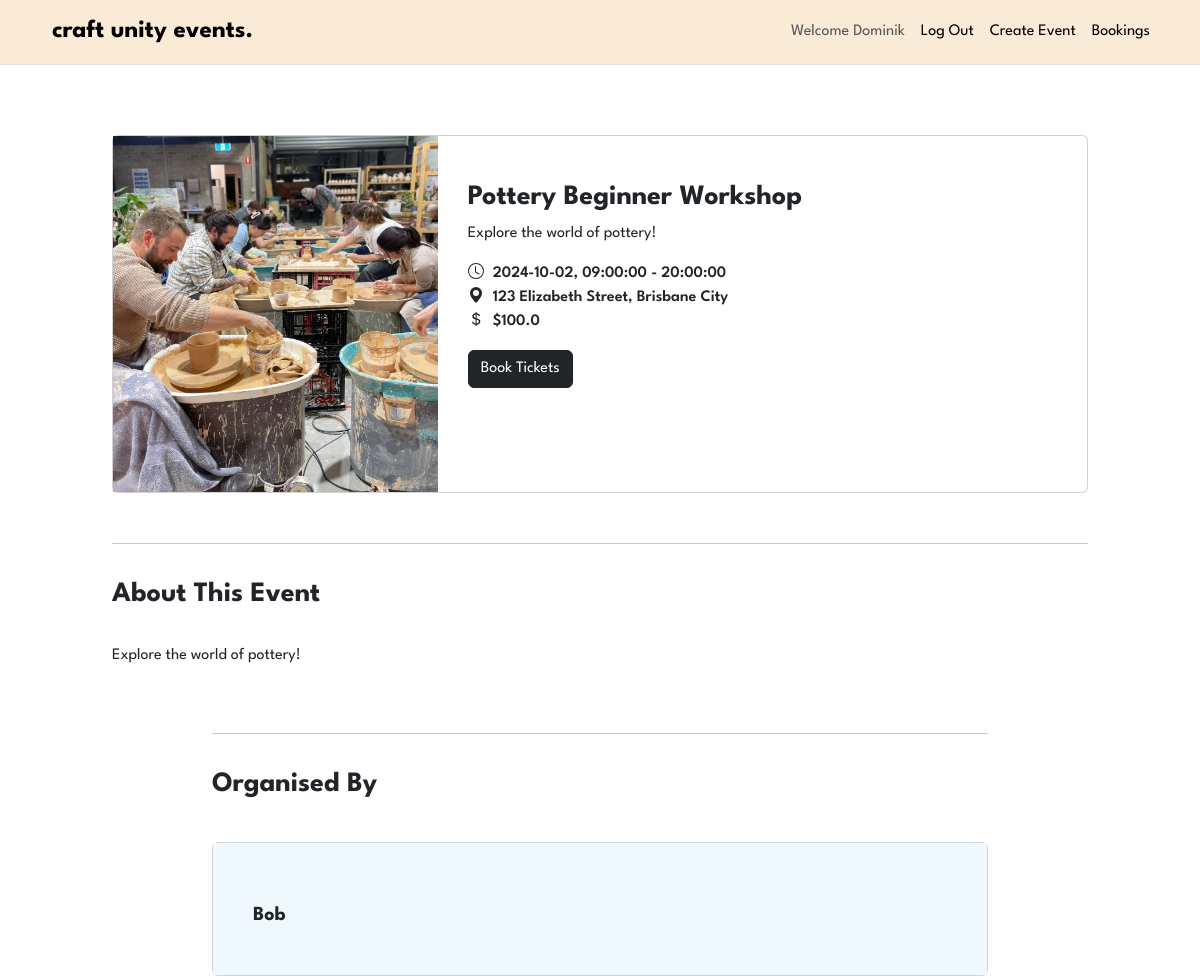
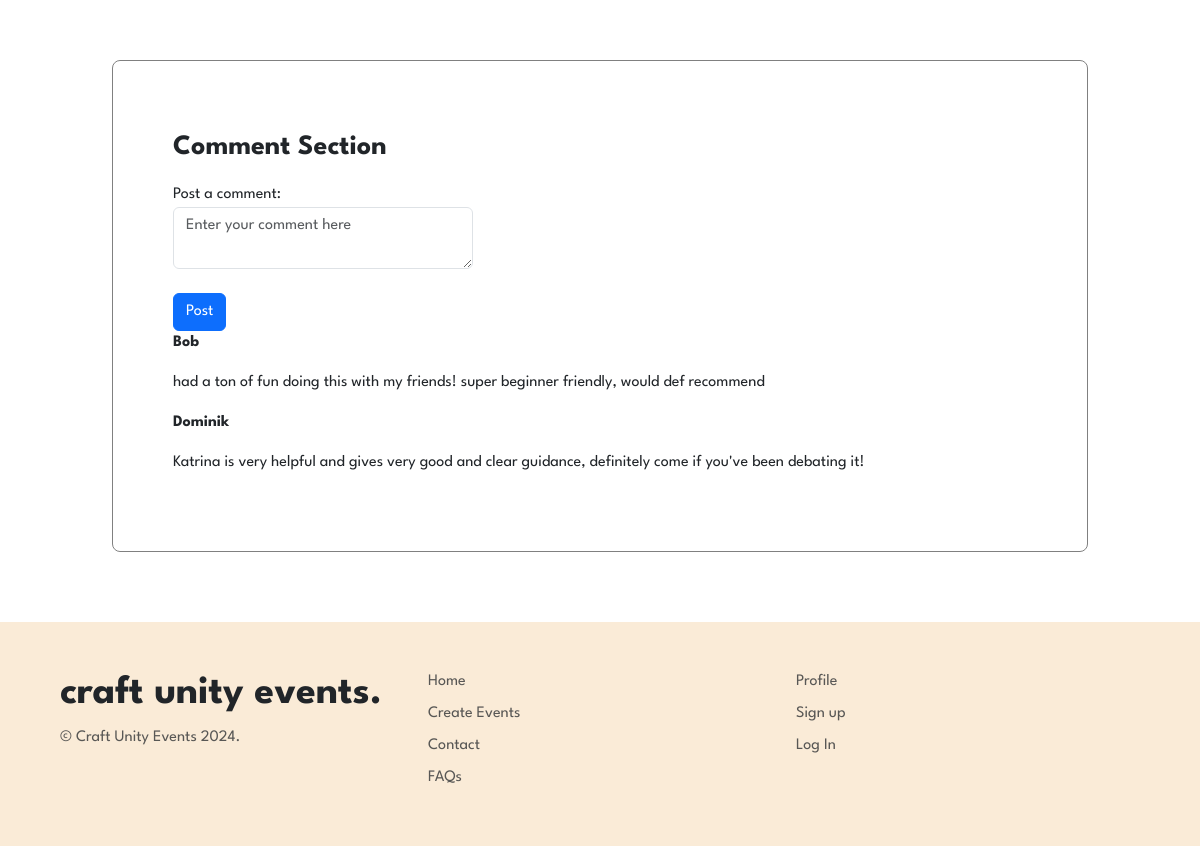
Page /events/1 (signed in) on the committed database (2 pictures, top to bottom).
### craftunityevents/models.py (models this page shows, shortened)
class User(db.Model, UserMixin):
    __tablename__ = 'users'
    id = db.Column(db.Integer, primary_key=True)
    full_name = db.Column(db.String(100), index=True, unique=True, nullable=False)
    contact_number = db.Column(db.Integer, index=True, nullable=False)
    email_id = db.Column(db.String(100), index=True, nullable=False)
    address = db.Column(db.String(100), index=True, nullable=False)
    password_hash = db.Column(db.String(400), nullable=False)
    comments = db.relationship('Comment', backref='user', lazy=True)
    bookings = db.relationship('Booking', backref='user', lazy=True)
    created_event = db.relationship('Event', backref='user', lazy=True)

class Event(db.Model):
    __tablename__ = 'events'
    id = db.Column(db.Integer, primary_key=True)
    event_name = db.Column(db.String(100), nullable=False)
    event_category = db.Column(db.String(20), nullable=False)
    event_thumbnail = db.Column(db.String(400))
    event_summary = db.Column(db.String(200))
    event_location = db.Column(db.String(200), nullable=False)
    event_type  = db.Column(db.String(200), nullable=False)
    start_date = db.Column(db.Date, nullable=False)
    end_date = db.Column(db.Date, nullable=False)
    event_description = db.Column(db.String(400))
    start_time = db.Column(db.Time, nullable=False)
    end_time = db.Column(db.Time, nullable=False)
    ticket_price = db.Column(db.Float, nullable=False)
    ticket_quantity = db.Column(db.Integer, nullable=False)
    user_id = db.Column(db.Integer, db.ForeignKey('users.id'))
    comments = db.relationship('Comment', backref='event', lazy=True)
    event_bookings = db.relationship('Booking', backref='event', lazy=True)

class Comment(db.Model):
    __tablename__ = 'comments'
    id = db.Column(db.Integer, primary_key=True)
    text = db.Column(db.String(400), nullable=False)
    posted_at = db.Column(db.DateTime, default=datetime.now, nullable=False)
    event_id = db.Column(db.Integer, db.ForeignKey('events.id'), nullable=False)
    user_id = db.Column(db.Integer, db.ForeignKey('users.id'), nullable=False)

### craftunityevents/events.py (the view)
@destbp.route('/<id>')
def details(id):
    event = db.session.scalar(db.select(Event).where(Event.id == id))
    comment_form = CommentForm()
    return render_template('events/event_details.html', event=event, form=comment_form)

### craftunityevents/forms.py
class CommentForm(FlaskForm):
    text = TextAreaField('Comment', [InputRequired("Type your comment...")])
    submit = SubmitField('Post Comment')

### craftunityevents/templates/events/event_details.html (shortened to what this page needs)
{% extends 'base.html' %}
{% import "bootstrap5/form.html" as wtf %}
{% block content %}
<main>
    <section class="details">
        <article class="card mb-3 mx-auto" style="max-width: 1000px;">
            <div class="image row g-0">
                <div class="col-md-4">
                    <img src="{{ url_for('static', filename='image/' ~ event.event_thumbnail) }}" class="eventimg" alt="Image of event">
                </div>
                <div class="col-md-8">
                    <div class="rightcol card-body">
                        <h3>{{ event.event_name }}</h3>
                        <p>{{ event.event_description }}</p>
                        <div class="basic-info">
                            <div>
                                <svg xmlns="http://www.w3.org/2000/svg" width="16" height="16" fill="currentColor" class="bi bi-clock" viewBox="0 0 16 16">
                                    <path d="M8 3.5a.5.5 0 0 0-1 0V9a.5.5 0 0 0 .252.434l3.5 2a.5.5 0 0 0 .496-.868L8 8.71z"/>
                                    <path d="M8 16A8 8 0 1 0 8 0a8 8 0 0 0 0 16m7-8A7 7 0 1 1 1 8a7 7 0 0 1 14 0"/>
                                </svg>
                                {{ event.start_date }}, {{ event.start_time }} - {{ event.end_time }}
                            </div>
                            <div>
                                <svg xmlns="http://www.w3.org/2000/svg" width="16" height="16" fill="currentColor" class="bi bi-geo-alt-fill" viewBox="0 0 16 16">
                                    <path d="M8 16s6-5.686 6-10A6 6 0 0 0 2 6c0 4.314 6 10 6 10m0-7a3 3 0 1 1 0-6 3 3 0 0 1 0 6"/>
                                </svg>
                                {{ event.event_location }}
                            </div>
                            <div class="mb-3">
                                ${{ event.ticket_price }}
                            </div>
                            <div class="bookingmodal d-flex align-items-center">
                                {% if current_user.is_authenticated %}
                                    <button type="button" class="btn btn-dark" data-bs-toggle="modal" data-bs-target="#exampleModal">
                                        Book Tickets
                                    </button>
                                {% else %}
                                    <a href="{{ url_for('auth.login') }}" class="btn btn-dark">
                                        Log In to Book Tickets
                                    </a>
                                {% endif %}
                            </div>
                        </div>
                    </div>
                </div>
            </div>
        </article>
        <section class="eventinfo container-fluid">
            <hr class="my-4">
            <h3>About This Event</h3>
            <p>{{ event.event_description }}</p>
        </section>
        <section class="organiser container-fluid borders">
            <hr class="my-4">
            <h3>Organised By</h3>
            <div class="usercommentcard card">
                <div class="organiserbox card-body">
                    <div class="row">
                        <div class="organiserinfo col-sm-9">
                            <h5>{{ event.user.full_name }}</h5>
                        </div>
                    </div>
                </div>
            </div>
        </section>
        <section class="comments container-fluid">
            <div class="row">
                <div class="col">
                    <h3>Comment Section</h3>
                </div>
            </div>
            <form method="POST" action="{{ url_for('event.comment', id=event.id) }}">
                <div class="form-group">
                    <label for="comment">Post a comment:</label>
                    {{ form.text(class="form-control", id="comment", placeholder="Enter your comment here") }}
                </div>
                <br>
                <button type="submit" class="btn btn-primary">Post</button>
                {% for comment in event.comments %}
                    <b><p>{{ comment.user.full_name }}</p></b>
                    <p>{{ comment.text }}</p>
                {% endfor %}
            </form>
        </section>
</main>
{% endblock %}

### craftunityevents/templates/base.html (shortened to what this page needs)
<!DOCTYPE html>
<html lang="en">
<head>
    <link href="https://cdn.jsdelivr.net/npm/bootstrap@5.3.2/dist/css/bootstrap.min.css" rel="stylesheet">
    <link rel="stylesheet" href="{{ url_for('static', filename='style/style.css') }}">
</head>
<body>
    <header class="bg-light border-bottom">
        <nav class="navbar navbar-expand-lg navbar-light bg-light">
            <div class="container">
                <a href="{{ url_for('main.index') }}" class="navbar-brand">craft unity events.</a>
                <div class="collapse navbar-collapse justify-content-end" id="navbarSupportedContent">
                    <div class="navbar-nav ml-auto">
                        {% if current_user.is_authenticated %}
                            <a class="nav-item nav-link disabled text-muted" href="#">Welcome {{ current_user.full_name }}</a>
                            <a class="nav-item nav-link" href="{{ url_for('auth.logout') }}">Log Out</a>
                        {% else %}
                            <a class="nav-item nav-link" href="{{ url_for('auth.register') }}">Register</a>
                            <a class="nav-item nav-link" href="{{ url_for('auth.login') }}">Log In</a>
                        {% endif %}
                        <a class="nav-item nav-link" href="{{ url_for('event.create') }}">Create Event</a>
                        <a class="nav-item nav-link" href="{{ url_for('event.booking_history') }}">Bookings</a>
                    </div>
                </div>
            </div>
        </nav>
    </header>
    <main class="container">
        {% block content %}
        {% endblock %}
    </main>
    <div class="footer container-fluid">
        <footer class="row row-cols-1 row-cols-sm-3 row-cols-md-3 p-5">
            <div class="col">
                <h2 class="fs-1">craft unity events.</h2>
                <p class="text-muted">© Craft Unity Events 2024.</p>
            </div>
            <div class="col">
                <ul class="nav flex-column">
                    <li class="nav-item mb-2"><a href="{{ url_for('main.index') }}" class="nav-link p-0 text-muted">Home</a></li>
                    <li class="nav-item mb-2"><a href="{{ url_for('event.create') }}" class="nav-link p-0 text-muted">Create Events</a></li>
                    <li class="nav-item mb-2"><a href="#" class="nav-link p-0 text-muted">Contact</a></li>
                    <li class="nav-item mb-2"><a href="#" class="nav-link p-0 text-muted">FAQs</a></li>
                </ul>
            </div>
            <div class="col">
                <ul class="nav flex-column">
                    <li class="nav-item mb-2"><a href="{{ url_for('event.booking_history') }}" class="nav-link p-0 text-muted">Profile</a></li>
                    <li class="nav-item mb-2"><a href="{{ url_for('auth.register') }}" class="nav-link p-0 text-muted">Sign up</a></li>
                    <li class="nav-item mb-2"><a href="{{ url_for('auth.login') }}" class="nav-link p-0 text-muted">Log In</a></li>
                </ul>
            </div>
        </footer>
    </div>
</body>
</html>

### craftunityevents/static/style/style.css (style rules this page uses)
* { margin: 0; padding: 0; box-sizing: border-box; font-family: "League Spartan", sans-serif; }
html { animation: fadein ease 1s; scroll-behavior: smooth; }
main { animation: fadeInAnimation ease 1s; animation-iteration-count: 1; animation-fill-mode: forwards; }
.titlelink, .footer a { text-decoration: none; color: inherit; transition: 0.3s; }
.navbar { background-color: antiquewhite !important; }
.navbar-brand { font-size: 25px; font-weight: 700; color: black; text-decoration: none; margin: 0px 10px; }
.navbar-nav a { color: black; text-decoration: none; transition: 0.3s; }
.footer { background-color: antiquewhite; }
.footer h2 { font-weight: 700; }
@media (min-width: 768px) { .cardrow h3, .card-body h3 { margin-top: 15px; font-weight: 700; } }
@media (min-width: 768px) { .basic-info { font-weight: 600; } }
@media (min-width: 768px) { .details { padding: 70px !important; } }
@media (min-width: 768px) { .imagehover, .eventimg { object-fit: cover; max-width: 100%; max-height: 100%; width: 100%; height: 200px; max-width: 400px; transition: 0.3s; } }
.form-control { width: 300px !important; max-width: 100% !important; }
.bi { width: 1em; height: 1em; margin-bottom: 5px; margin-right: 5px; }
.event-time, .eventinfo p, .eventrow { padding: 15px 0px; }
.col-md-4 img { object-fit: cover; height: 100%; }
.rightcol { padding: 30px !important; }
.eventinfo { padding: 10px 0px !important; max-width: 1000px; }
.eventinfo h3, .organiser h3, .comments h3 { padding: 10px 0px; font-weight: 700; }
.bookingmodal { width: 100%; max-width: 1250px; }
.organiser { padding-bottom: 30px; max-width: 800px; }
.organiserbox { padding: 40px !important; background: aliceblue; }
.organiserinfo { margin-top: 20px !important; }
.organiser h5 { font-weight: 700; font-size: 20px; }
.comments { max-width: 1000px; padding: 5vw !important; border-style: solid; border-color: grey; border-radius: 8px; border-width: 1px; }
.usercommentcard { margin: 30px 0px !important; }

### rows in the picture
User: full_name "Dominik"
Event: event_thumbnail (picture), event_name "Pottery Beginner Workshop", event_description "Explore the world of pottery!", start_date "2024-10-02", start_time "09:00:00", end_time "20:00:00", event_location "123 Elizabeth Street, Brisbane City", ticket_price "100.0"
User: user.full_name "Bob"
Comment: user.full_name "Bob", text "had a ton of fun doing this with my friends! super beginner friendly, would def recommend"
Comment: user.full_name "Dominik", text "Katrina is very helpful and gives very good and clear guidance, definitely come if you've been debating it!"
